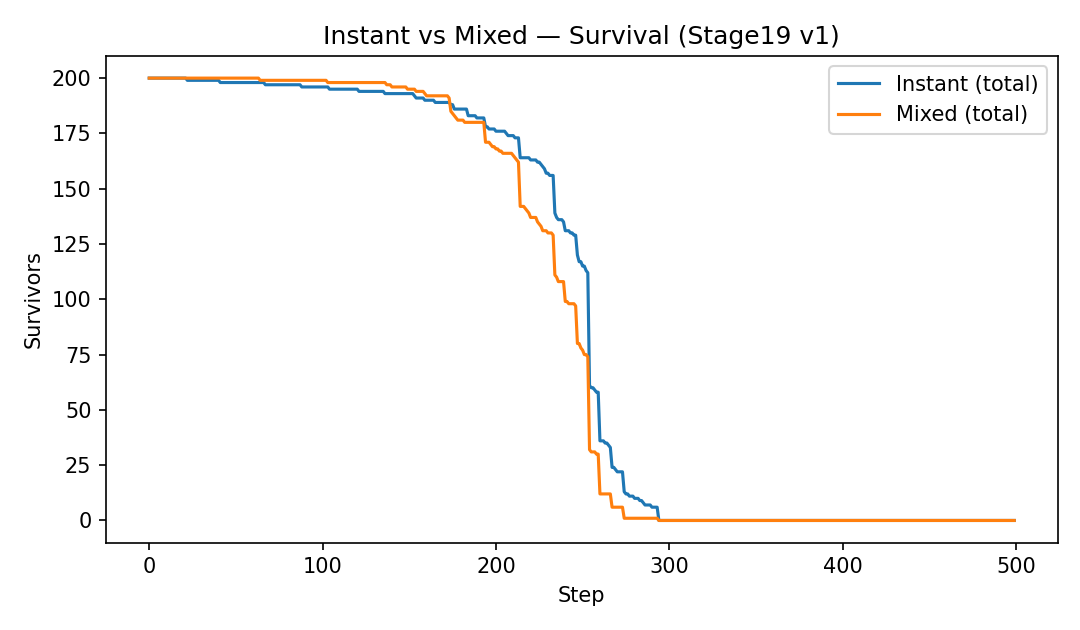

This chart was generated by the following Python code:
import os
import pandas as pd
import matplotlib.pyplot as plt

INSTANT_PATH = "experiments/hostile_env/results/hostile_env_instant_v1.csv"
MIXED_PATH   = "experiments/hostile_env/results/hostile_env_mixed_v1.csv"

def load(path: str) -> pd.DataFrame:
    df = pd.read_csv(path)
    # expected columns: t,total,jals,anti — use total as the survival proxy
    if "survival" not in df.columns:
        df["survival"] = df["total"]
    return df

def compare(out_path: str = "proof_receipts/hostile_env_compare_v1.png") -> None:
    inst = load(INSTANT_PATH)
    mix  = load(MIXED_PATH)

    plt.figure(figsize=(7.2, 4.2))
    plt.plot(inst["t"], inst["survival"], label="Instant (total)")
    plt.plot(mix["t"],  mix["survival"],  label="Mixed (total)")
    plt.xlabel("Step")
    plt.ylabel("Survivors")
    plt.title("Instant vs Mixed — Survival (Stage19 v1)")
    plt.legend()
    plt.tight_layout()
    os.makedirs(os.path.dirname(out_path), exist_ok=True)
    plt.savefig(out_path, dpi=150)
    plt.close()
    print("[Stage19 v1 — Compare] Saved plot:", out_path)

if __name__ == "__main__":
    compare()
